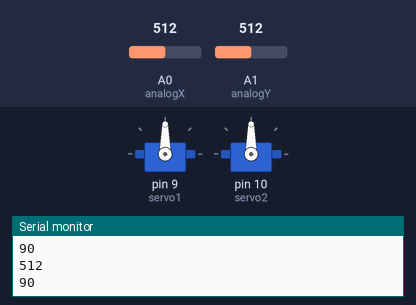
Bench run of a program on a simulated Arduino Uno, built with avr-gcc and run on an emulated ATmega328P. Parts: 2 × servo, the last lines printed to the serial monitor. Inputs (shaded band) come from the test bench; at power-on: A0 (analogX) = 512, A1 (analogY) = 512.

Above: at 1.2 s.
1.3 s: A0 (analogX) set to 716
At 2.3 s:
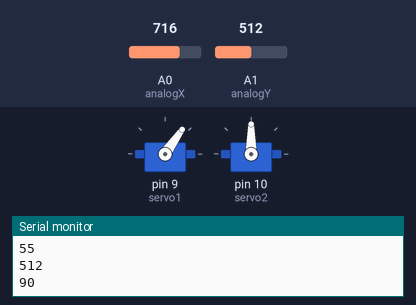
2.8 s: A1 (analogY) set to 306
At 3.6 s:
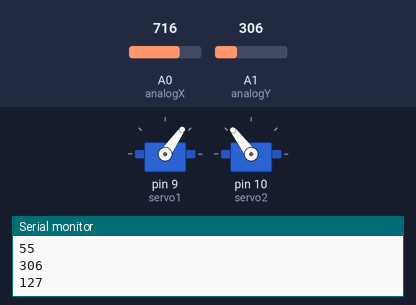
4.3 s: A0 (analogX) set to 900
At 4.6 s:
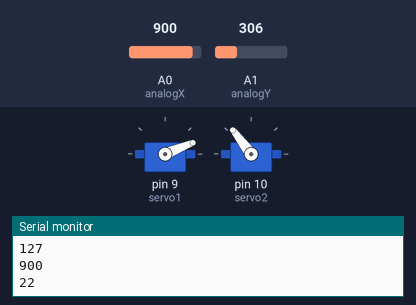
5.8 s: A1 (analogY) set to 122
At 6.9 s:
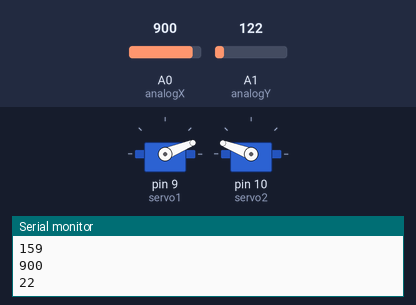
7.3 s: A1 (analogY) set to 0
At 8.5 s:
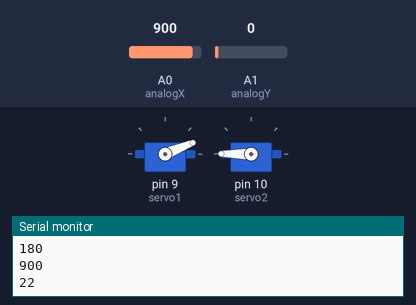
8.8 s: A0 (analogX) set to 1023
At 9.9 s:
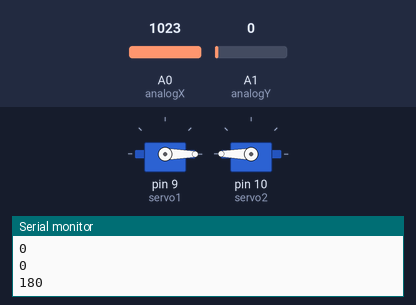
Timing chart, 0 to 11.3 s (numbered marks = the images above; inputs shaded):
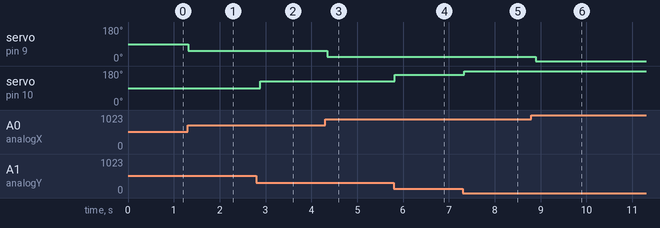

Measured:
- after the input at 1.3 s, servo on pin 9 (servo1): 90° → 55° at once
- after the input at 2.8 s, servo on pin 10 (servo2): 90° → 127° after 0.08 s
- after the input at 4.3 s, servo on pin 9 (servo1): 55° → 22° after 0.05 s
- after the input at 5.8 s, servo on pin 10 (servo2): 127° → 159° at once
- after the input at 7.3 s, servo on pin 10 (servo2): 159° → 180° at once
- after the input at 8.8 s, servo on pin 9 (servo1): 22° → 0° after 0.10 s

The program:

main.cpp
```cpp
#include<Arduino.h>
#include<Servo.h>
#include<math.h>

Servo servo1;
Servo servo2;

int analogX = 0;
int analogY = 1;
int valX = 0;
int valY = 0;


void setup (){
  servo1.attach(9);
  servo2.attach(10);
  Serial.begin(9600);
  Serial.println("turret ready!");
}

void loop (){
  valX = analogRead(analogX);
  Serial.println(valX);
  valX = map(valX, 0.00, 1023.00, 180.00, 0.00); //magic function to map values
  Serial.println(valX);              //https://www.arduino.cc/en/Reference/Map
  servo1.write(valX);
  delay(50);
  valY = analogRead(analogY);
  Serial.println(valY);
  valY = map(valY, 0, 1023, 180, 0);
  Serial.println(valY);
  servo2.write(valY);
  delay(50);
}


/*
double modifiedMap(double x, double in_min, double in_max, double out_min, double out_max)
{
 double temp = (x - in_min) * (out_max - out_min) / (in_max - in_min) + out_min;
 temp = (int) (4*temp + .5);
 return (double) temp/4;
}
*/
```
